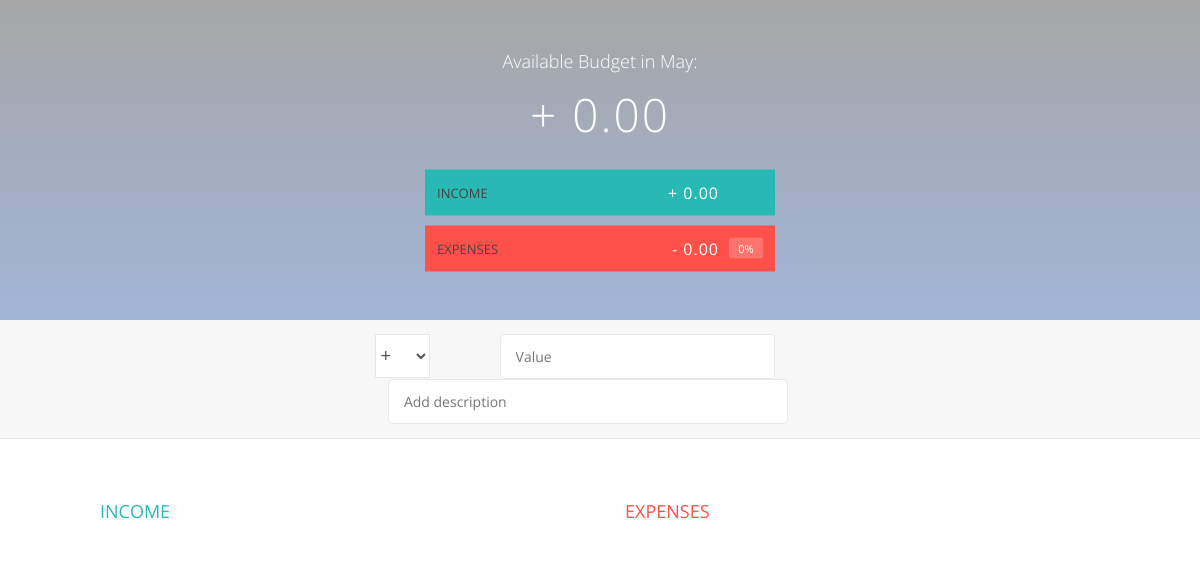
Page /home on the earlier database version.
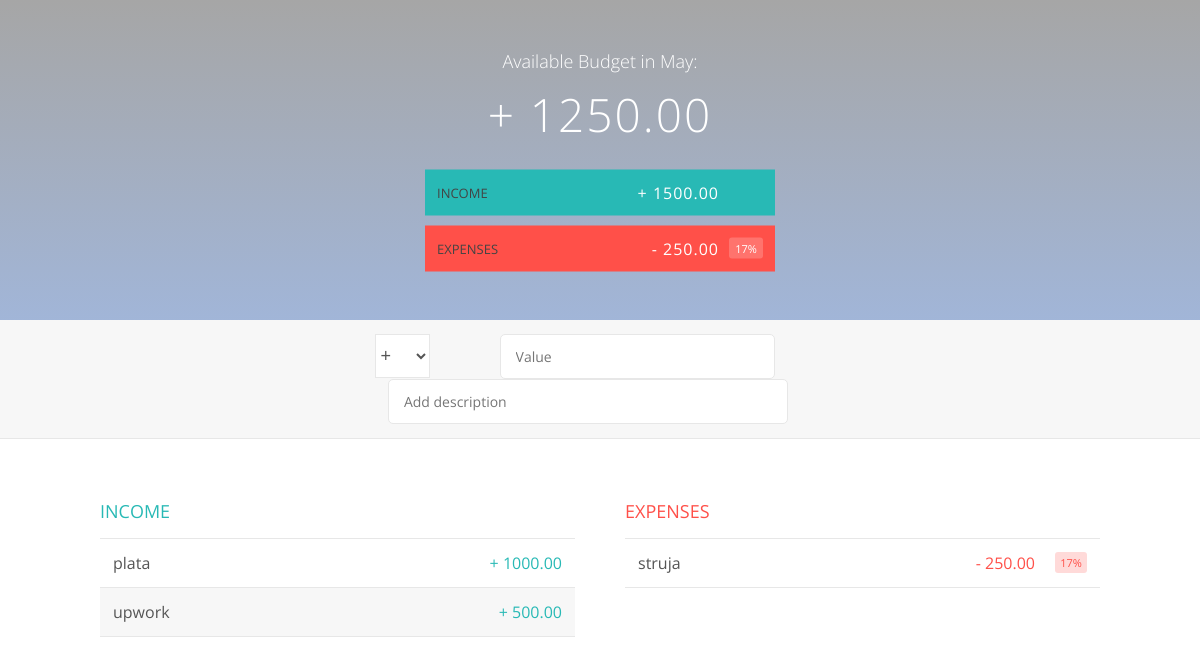
Same page on the later database version.
### main.py (models this page shows)
class Income(db.Model):
    id = db.Column(db.Integer, primary_key=True)
    description = db.Column(db.String(50), nullable=True)
    money = db.Column(db.Float, nullable=True)

class Expences(db.Model):
    id = db.Column(db.Integer, primary_key=True)
    description = db.Column(db.String(50), nullable=True)
    money = db.Column(db.Float, nullable=True)

### main.py (the view)
@app.route('/')
@app.route('/home')
def index():
    incomes = Income.query.all()
    total_income = 0
    for income in incomes:
        total_income += income.money
    expences = Expences.query.all()
    total_expences = 0
    for expence in expences:
        total_expences += expence.money
    total_money = total_income - total_expences
    total_expence_percent = 0
    if total_income != 0:
        total_expence_percent = total_expences / total_income * 100
    date = datetime.utcnow()
    date = date.strftime("%B")
    return render_template("index.html", incomes=incomes, expences=expences,total_income=total_income,
                           total_expences=total_expences, total_money=total_money,
                           total_expence_percent=total_expence_percent, date=date)

### templates/index.html (shortened to what this page needs)
<!DOCTYPE html>
<html lang="en">
    <head>
        <link href="http://code.ionicframework.com/ionicons/2.0.1/css/ionicons.min.css" rel="stylesheet" type="text/css">
        <link type="text/css" rel="stylesheet" href="{{ url_for('static', filename='style.css') }}">
    </head>
    <body>
        <div class="top">
            <div class="budget">
                <div class="budget__title">
                    Available Budget in <span class="budget__title--month">{{ date }}</span>:
                </div>
                <div class="budget__value">+ {{ "%.2f"|format(total_money) }}</div>
                <div class="budget__income clearfix">
                    <div class="budget__income--text">Income</div>
                    <div class="right">
                        <div class="budget__income--value">+ {{ "%.2f"|format(total_income)}}</div>
                        <div class="budget__income--percentage">&nbsp;</div>
                    </div>
                </div>
                <div class="budget__expenses clearfix">
                    <div class="budget__expenses--text">Expenses</div>
                    <div class="right clearfix">
                        <div class="budget__expenses--value">- {{ "%.2f"|format(total_expences) }}</div>
                        <div class="budget__expenses--percentage">{{ "%.0f" | format(total_expence_percent)}}%</div>
                    </div>
                </div>
            </div>
        </div>
        <div class="bottom">
            <div class="add">
                <div class="add__container">
                    <form action="/submit" method="post" name="select_comp">
                        <div class="mobile__set">
                            <select class="add__type {{red_focus}}" name="Operations" >
                                <option name="inc" value="inc" selected>+</option>
                            </select>
                        <input type="number" name="total_money" class="add__value" placeholder="Value" required>
                         </div>
                        <input type="text" name="description" class="add__description" placeholder="Add description" required>
                    </form>
                </div>
            </div>
            <div class="container clearfix">
                <div class="income">
                    <h2 class="income__title">Income</h2>
                    <div class="income__list">
                        {% for income in incomes %}
                           <div class="item clearfix" id="{{ income.id }}">
                                <div class="item__description">{{ income.description }}</div>
                                <div class="right clearfix">
                                    <div class="item__value">+ {{ "%.2f"|format(income.money) }}</div>
                                </div>
                            </div>
                        {% endfor %}
                    </div>
                </div>
                <div class="expenses">
                    <h2 class="expenses__title">Expenses</h2>
                    <div class="expenses__list">
                       {% for expence in expences %}
                            <form action="/delete" method="post" name="delete_item" >
                                <div class="item clearfix" id="{{ expence.id }}">
                                    <div class="item__description"> {{ expence.description }}</div>
                                    <div class="right clearfix">
                                        <div class="item__value">- {{ "%.2f"| format(expence.money) }}</div>
                                        {% if total_income !=0 %}
                                            <div class="item__percentage">{{ "%.0f" | format(expence.money / total_income * 100)}}%</div>
                                        {% endif %}
                                    </div>
                                </div>
                           </form>
                        {% endfor %}
                    </div>
                </div>
            </div>
        </div>
    </body>
</html>

### static/style.css (style rules this page uses)
* { margin: 0; padding: 0; box-sizing: border-box; }
.clearfix::after { content: ""; display: table; clear: both; }
body { color: #555; font-family: Open Sans; font-size: 16px; position: relative; height: 100vh; font-weight: 400; }
.right { float: right; }
.top { height: 40vh; background-image: linear-gradient(rgba(0, 0, 0, 0.35), rgba(111, 142, 195, 0.65)); background-size: cover; background-position: center; position: relative; }
.budget { position: absolute; width: 350px; top: 50%; left: 50%; transform: translate(-50%, -50%); color: #fff; }
.budget__title { font-size: 18px; text-align: center; margin-bottom: 10px; font-weight: 300; }
.budget__value { font-weight: 300; font-size: 46px; text-align: center; margin-bottom: 25px; letter-spacing: 2px; }
.budget__income, .budget__expenses { padding: 12px; text-transform: uppercase; }
.budget__income { margin-bottom: 10px; background-color: #28B9B5; }
.budget__expenses { background-color: #FF5049; }
.budget__income--text, .budget__expenses--text { float: left; font-size: 13px; color: #444; margin-top: 2px; }
.budget__income--value, .budget__expenses--value { letter-spacing: 1px; float: left; }
.budget__income--percentage, .budget__expenses--percentage { float: left; width: 34px; font-size: 11px; padding: 3px 0; margin-left: 10px; }
.budget__expenses--percentage { background-color: rgba(255, 255, 255, 0.2); text-align: center; border-radius: 3px; }
.add { padding: 14px; border-bottom: 1px solid #e7e7e7; background-color: #f7f7f7; }
.add__container { margin: 0 auto; text-align: center; }
.add__type { width: 55px; border: 1px solid #e7e7e7; height: 44px; font-size: 18px; color: inherit; background-color: #fff; margin-right: 65px; font-weight: 300; transition: border 0.3s; }
.add__description, .add__value { border: 1px solid #e7e7e7; background-color: #fff; color: inherit; font-family: inherit; font-size: 14px; padding: 12px 15px; margin-right: 10px; border-radius: 5px; transition: border 0.3s; }
.add__description { width: 400px; }
.add__value { width: 275px; margin-right: 50px }
.container { width: 1000px; margin: 60px auto; }
.income { float: left; width: 475px; margin-right: 50px; }
.expenses { float: left; width: 475px; }
h2 { text-transform: uppercase; font-size: 18px; font-weight: 400; margin-bottom: 15px; }
.income__title { color: #28B9B5; }
.expenses__title { color: #FF5049; }
.item { padding: 13px; border-bottom: 1px solid #e7e7e7; }
.item:first-child { border-top: 1px solid #e7e7e7; }
.item:nth-child(even) { background-color: #f7f7f7; }
.item__description { float: left; }
.item__value { float: left; transition: transform 0.3s; }
.item__percentage { float: left; margin-left: 20px; transition: transform 0.3s; font-size: 11px; background-color: #FFDAD9; padding: 3px; border-radius: 3px; width: 32px; text-align: center; }
.income .item__value, .income .item__delete--btn { color: #28B9B5; }
.expenses .item__value, .expenses .item__percentage, .expenses .item__delete--btn { color: #FF5049; }

Differences in the rows shown:
added Income: description "plata", money "1000.00"
added Income: description "upwork", money "500.00"
added Expences: description "struja", money "250.00", expence.money/total_income*100 "17"
Other differences:
{{ "%.2f"|format(total_money) }}: "0.00" → "1250.00"
{{ "%.2f"|format(total_income) }}: "0.00" → "1500.00"
{{ "%.2f"|format(total_expences) }}: "0.00" → "250.00"
{{ "%.0f" | format(total_expence_percent) }}: "0" → "17"
